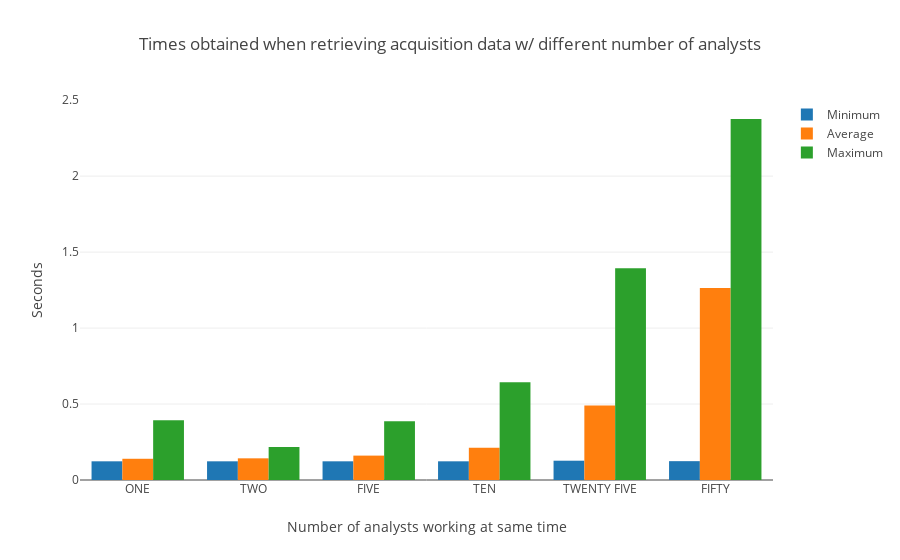

The cell this chart's notebook holds for it:
### Markdown cell above
#### Get acquisition times (minimum, average & maximum)

### Code cell
trace1 = go.Bar(
    x=num_analysts,
    y=min_get_acq,
    name='Minimum'
)
trace2 = go.Bar(
    x=num_analysts,
    y=avg_get_acq,
    name='Average'
)
trace3 = go.Bar(
    x=num_analysts,
    y=max_get_acq,
    name='Maximum'
)
data = [trace1, trace2, trace3]
layout = go.Layout(
    barmode='group',
    title='Times obtained when retrieving acquisition data w/ different number of analysts',
    xaxis=dict(title=dict(text="Number of analysts working at same time")),
    yaxis=dict(title=dict(text="Seconds"))
)

fig = go.Figure(data=data, layout=layout)
plotly.offline.iplot(fig, filename='grouped-bar')

### Figure 1 — Plotly figure (JSON) as saved in the notebook; plotly's stock layout.template omitted (floating-point values rounded to 4 significant figures)
{"data": [{"name": "Minimum", "type": "bar", "uid": "eae69038-2b45-44e0-9113-ff0e37a2cc08", "x": ["ONE", "TWO", "FIVE", "TEN", "TWENTY FIVE", "FIFTY"], "y": [0.123, 0.123, 0.123, 0.123, 0.127, 0.124]}, {"name": "Average", "type": "bar", "uid": "ac303cd4-5226-4bee-aa2e-24095a3d3ced", "x": ["ONE", "TWO", "FIVE", "TEN", "TWENTY FIVE", "FIFTY"], "y": [0.1397, 0.1427, 0.1606, 0.2118, 0.4906, 1.264]}, {"name": "Maximum", "type": "bar", "uid": "358b8d8c-dd48-43e8-acf1-2bee6b26f0ff", "x": ["ONE", "TWO", "FIVE", "TEN", "TWENTY FIVE", "FIFTY"], "y": [0.394, 0.217, 0.386, 0.644, 1.394, 2.376]}], "layout": {"barmode": "group", "title": {"text": "Times obtained when retrieving acquisition data w/ different number of analysts"}, "xaxis": {"title": {"text": "Number of analysts working at same time"}}, "yaxis": {"title": {"text": "Seconds"}}}}
